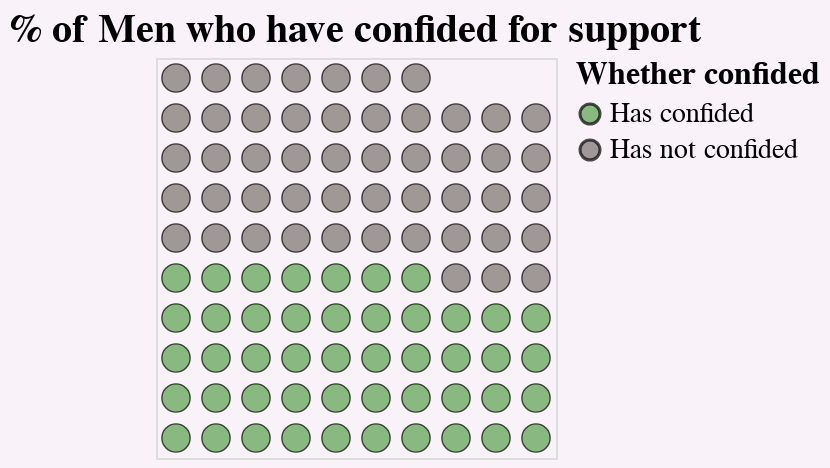

Source (Vega-Lite JSON):
### Vega-Lite specification from a JSON file in a GitHub repository (floating-point values rounded to 4 significant figures)
{"$schema": "https://vega.github.io/schema/vega-lite/v5.json", "description": "A waffle chart showing the percentage of people who have confided.", "title": {"text": "% of Men who have confided for support", "fontSize": 20, "anchor": "middle"}, "data": {"values": [{"Gender": "Male", "Whether confided": "Has confided", "Value": 517.6}, {"Gender": "Male", "Whether confided": "Has not confided", "Value": 545.1}]}, "transform": [{"joinaggregate": [{"op": "sum", "field": "Value", "as": "Total"}]}, {"calculate": "datum.Value / datum.Total * 100", "as": "PercentOfTotal"}, {"calculate": "floor(datum.PercentOfTotal)", "as": "WholePercent"}, {"calculate": "sequence(1, datum.WholePercent)", "as": "S"}, {"flatten": ["S"]}, {"window": [{"op": "row_number", "as": "id"}], "sort": [{"field": "Whether confided", "order": "ascending"}]}, {"calculate": "ceil(datum.id / 10)", "as": "row"}, {"calculate": "datum.id - datum.row * 10", "as": "col"}], "mark": {"type": "circle", "filled": true, "stroke": "black", "strokeWidth": 0.7}, "encoding": {"x": {"field": "col", "type": "ordinal", "axis": null}, "y": {"field": "row", "type": "ordinal", "axis": null, "sort": "-y"}, "color": {"field": "Whether confided", "type": "nominal", "scale": {"range": ["#59A14F", "#79706e"]}, "legend": {"orient": "right", "offset": 10, "labelOffset": 3, "titlePadding": 5, "titleFontSize": 16, "labelFontSize": 14}}, "size": {"value": 200}, "tooltip": [{"field": "Whether confided", "type": "nominal"}, {"field": "PercentOfTotal", "type": "quantitative", "title": "Percentage", "format": ".2f"}]}, "config": {"background": "#d6a5c924", "legend": {"labelFontSize": 14, "titleFontSize": 16}}}
